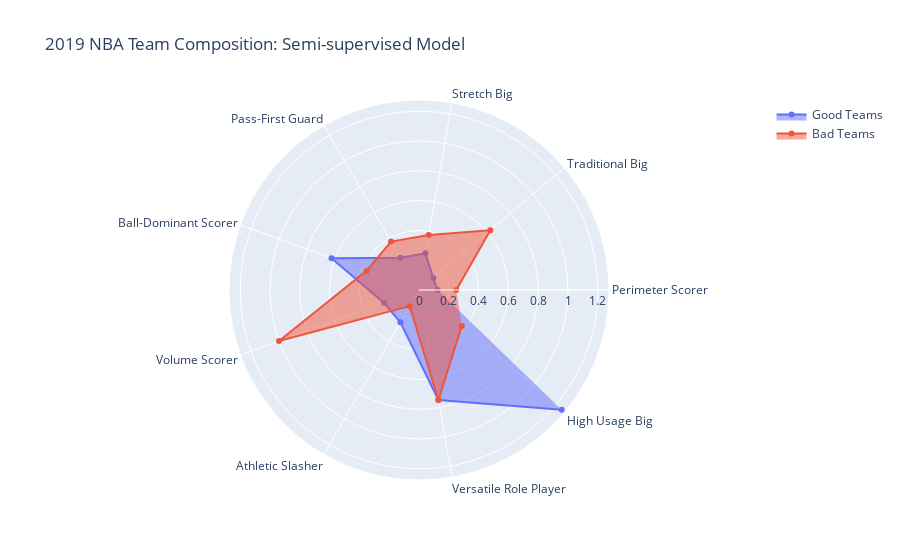

The notebook cell saved with this chart:
### Code cell
plot_radar(df_2019, classes, 2019)

### Figure 1 — Plotly figure (JSON) as saved in the notebook; plotly's stock layout.template omitted (floating-point values rounded to 4 significant figures)
{"data": [{"fill": "toself", "name": "Good Teams", "r": [0.125, 0.125, 0.25, 0.25, 0.625, 0.25, 0.25, 0.75, 1.25, 0.375], "theta": ["Perimeter Scorer", "Traditional Big", "Stretch Big", "Pass-First Guard", "Ball-Dominant Scorer", "Volume Scorer", "Athletic Slasher", "Versatile Role Player", "High Usage Big"], "type": "scatterpolar"}, {"fill": "toself", "name": "Bad Teams", "r": [0.25, 0.625, 0.375, 0.375, 0.375, 1, 0.125, 0.75, 0.375], "theta": ["Perimeter Scorer", "Traditional Big", "Stretch Big", "Pass-First Guard", "Ball-Dominant Scorer", "Volume Scorer", "Athletic Slasher", "Versatile Role Player", "High Usage Big"], "type": "scatterpolar"}], "layout": {"polar": {"radialaxis": {"visible": true}}, "showlegend": true, "title": {"text": "2019 NBA Team Composition: Semi-supervised Model"}}}
